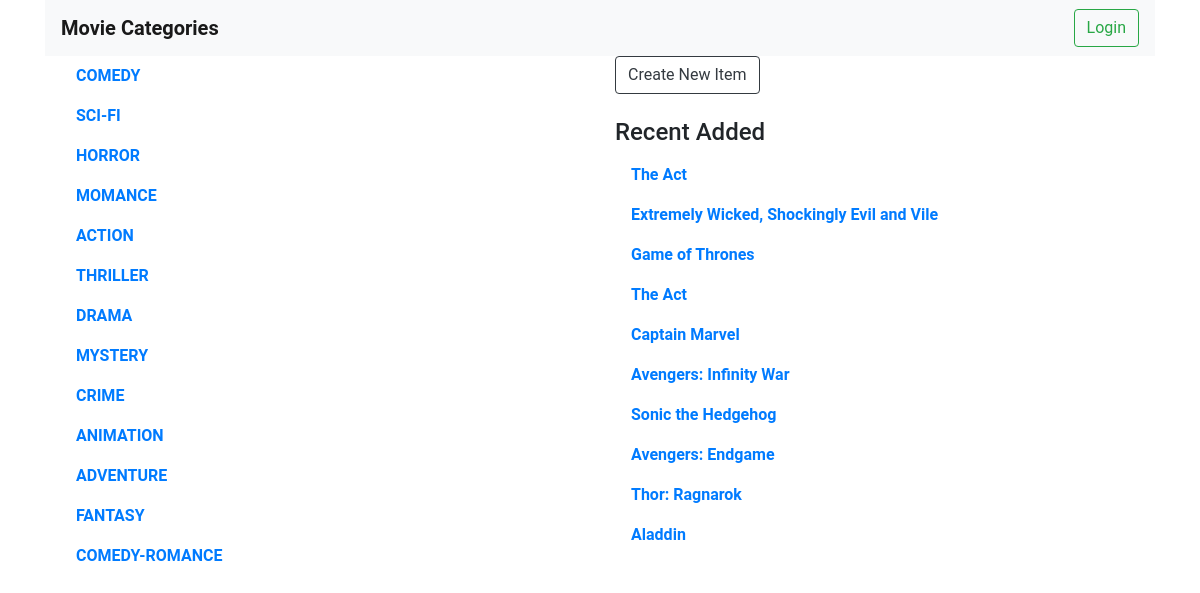
Page /category/ on the earlier database version.
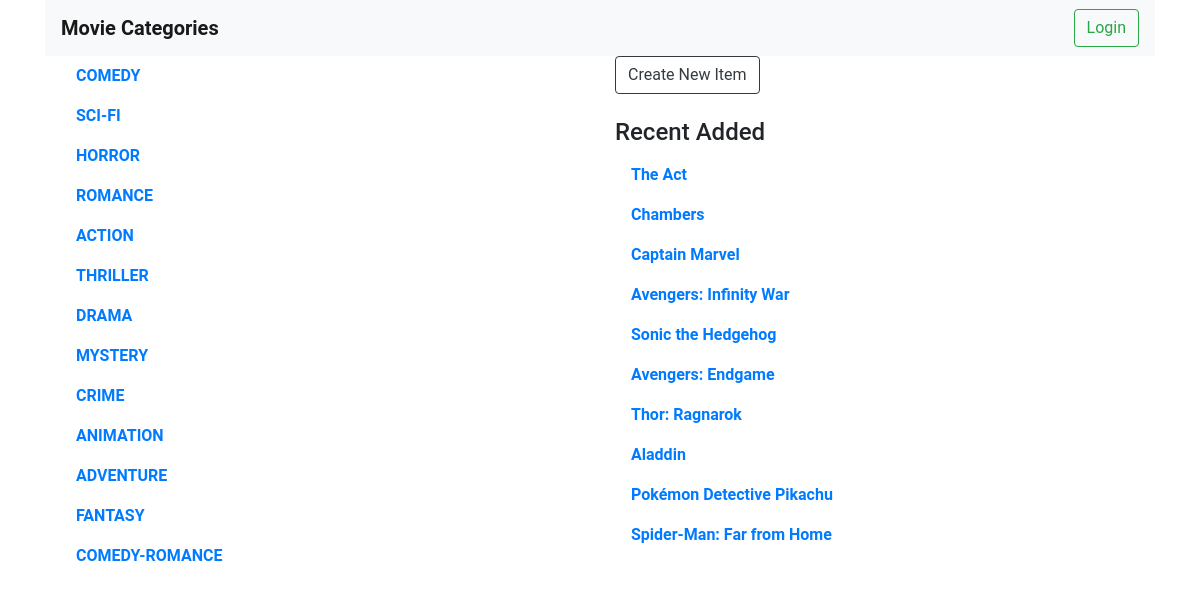
Same page on the later database version.
### database_setup.py (models this page shows, shortened)
class Category(Base):
    __tablename__ = 'category'
    id = Column(Integer, primary_key=True)
    name = Column(String(250), nullable=False)

class CategoryItem(Base):
    __tablename__ = 'category_item'
    name = Column(String(80), nullable=False)
    id = Column(Integer, primary_key=True)
    description = Column(String(1000))
    category_id = Column(Integer, ForeignKey('category.id'))
    category = relationship(Category)
    user_id = Column(Integer, ForeignKey('user.id'))
    user = relationship(User)

### app.py (the view)
@app.route('/')
@app.route('/category/')
def showCategories():
    categories = session.query(Category).all()
    items = session.query(CategoryItem).order_by(
        CategoryItem.id.desc()).limit(10)
    return render_template('catalog.html', categories=categories, items=items)

### templates/catalog.html
{% extends "main.html" %}
{% block content %}
{% include "header.html" %}
<div class="container">
  <div class="row">
    <div class="col-sm-6">
      <ul class="nav nav-pills flex-column">
          {% for i in categories %}
          <li class="nav-item">
            <a class="nav-link" href="{{url_for('showCategoryItems', category_name=i.name.lower())}}">{{i.name}}</a>
          </li>
          {% endfor %}
       </ul>
    </div>
    <div class="col-sm-6">
        <a class="btn btn-outline-dark" href="{{url_for('newCategoryItem')}}">Create New Item</a> <br><br>
        <h4>Recent Added</h4>
        <lu class="nav nav-pills flex-column">
          {% for i in items %}
          <li class="nav-item">
            <a href = "{{url_for('showCategoryItem', category_name=i.category.name.lower(), item_id=i.id)}}" class="nav-link">{{i.name}}</a>
          </li>
          {% endfor %}
        </lu>
    </div>
  </div>
</div>
{% endblock %}

Differences in the rows shown:
removed CategoryItem: name "The Act"
removed CategoryItem: name "Extremely Wicked, Shockingly Evil and Vile"
removed CategoryItem: name "Game of Thrones"
changed Category: name "MOMANCE" → "ROMANCE"
added CategoryItem: name "Chambers"
now on this page (row unchanged): CategoryItem: name "Pokémon Detective Pikachu"
now on this page (row unchanged): CategoryItem: name "Spider-Man: Far from Home"
